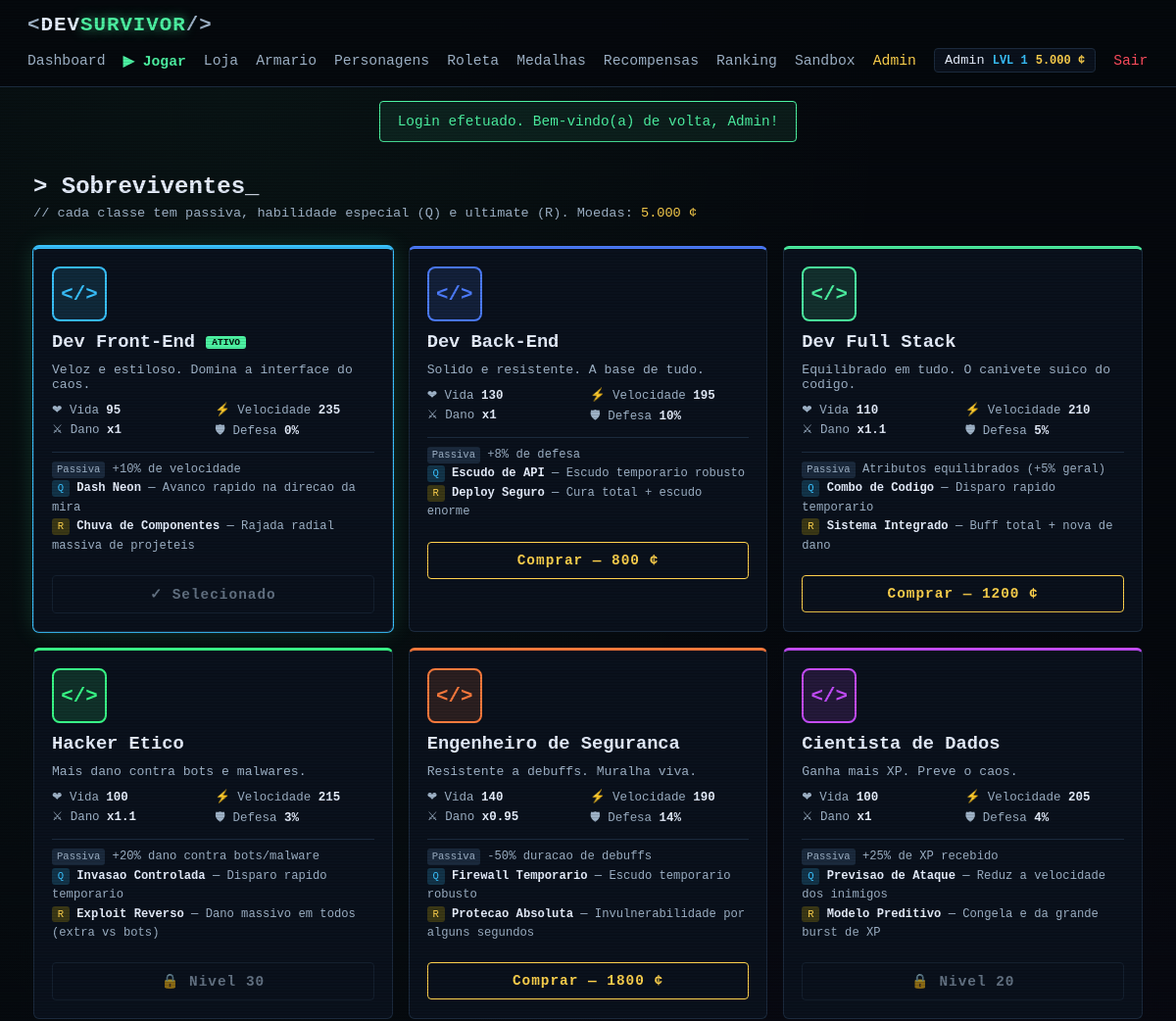
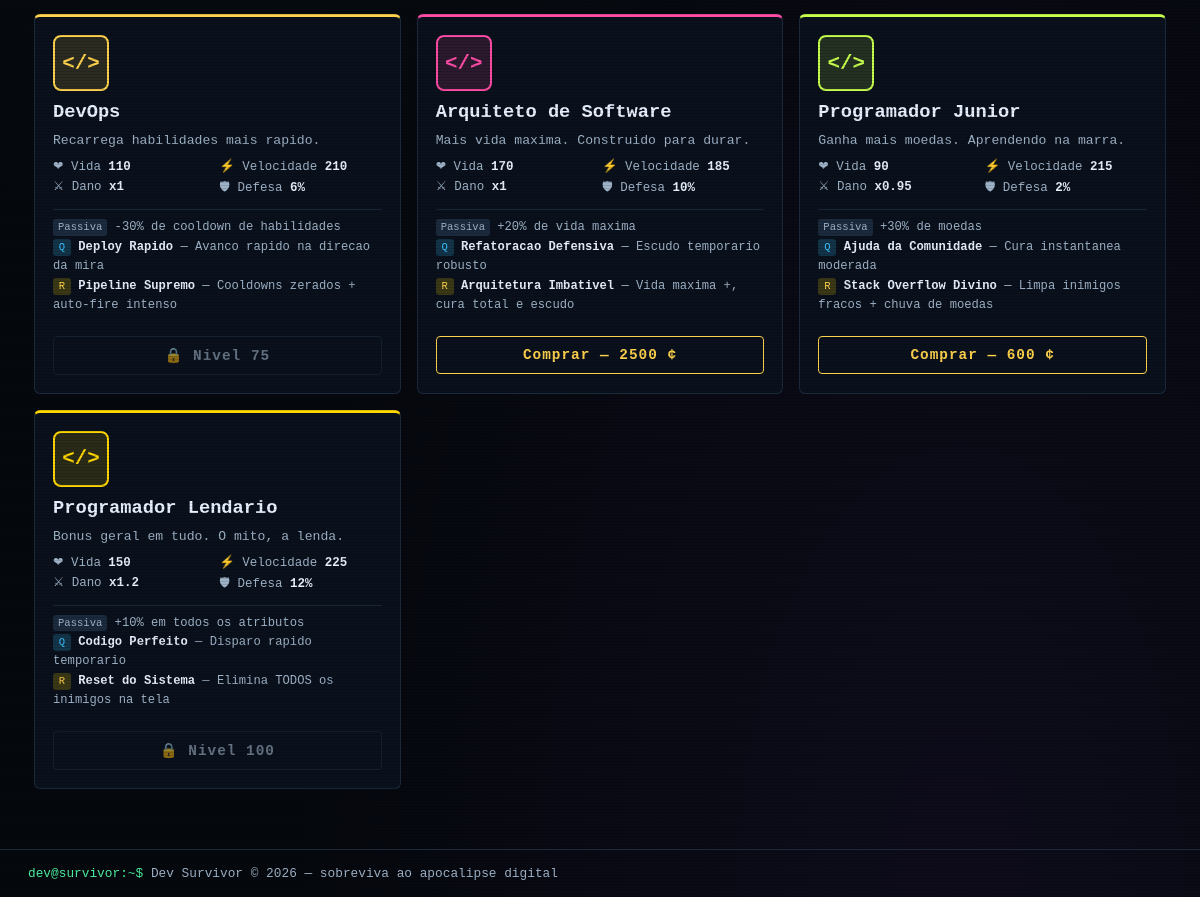
Screenshot of /pages/characters.php (signed in) with the database file from the repository (2 pictures, top to bottom).
### tables this page shows
CREATE TABLE players_stats (
  id                  INT UNSIGNED NOT NULL AUTO_INCREMENT,
  user_id             INT UNSIGNED NOT NULL,
  level               INT UNSIGNED NOT NULL DEFAULT 1,
  xp                  INT UNSIGNED NOT NULL DEFAULT 0,
  coins               INT UNSIGNED NOT NULL DEFAULT 0,
  total_score         BIGINT UNSIGNED NOT NULL DEFAULT 0,
  total_kills         INT UNSIGNED NOT NULL DEFAULT 0,
  total_matches       INT UNSIGNED NOT NULL DEFAULT 0,
  total_survival_time INT UNSIGNED NOT NULL DEFAULT 0,
  best_score          INT UNSIGNED NOT NULL DEFAULT 0,
  best_kills          INT UNSIGNED NOT NULL DEFAULT 0,
  best_survival_time  INT UNSIGNED NOT NULL DEFAULT 0,
  maps_completed      INT UNSIGNED NOT NULL DEFAULT 0,
  last_free_roulette  DATE NULL,
  created_at          TIMESTAMP NOT NULL DEFAULT CURRENT_TIMESTAMP,
  updated_at          TIMESTAMP NOT NULL DEFAULT CURRENT_TIMESTAMP ON UPDATE CURRENT_TIMESTAMP,
  PRIMARY KEY (id),
  UNIQUE KEY uq_stats_user (user_id),
  CONSTRAINT fk_stats_user FOREIGN KEY (user_id) REFERENCES users (id) ON DELETE CASCADE
);

CREATE TABLE users (
  id         INT UNSIGNED NOT NULL AUTO_INCREMENT,
  name       VARCHAR(60)  NOT NULL,
  email      VARCHAR(120) NOT NULL,
  password   VARCHAR(255) NOT NULL,
  is_admin   TINYINT(1)   NOT NULL DEFAULT 0,
  created_at TIMESTAMP    NOT NULL DEFAULT CURRENT_TIMESTAMP,
  updated_at TIMESTAMP    NOT NULL DEFAULT CURRENT_TIMESTAMP ON UPDATE CURRENT_TIMESTAMP,
  PRIMARY KEY (id),
  UNIQUE KEY uq_users_email (email)
);

CREATE TABLE characters (
  id             INT UNSIGNED NOT NULL AUTO_INCREMENT,
  name           VARCHAR(80)  NOT NULL,
  slug           VARCHAR(80)  NOT NULL,
  description    TEXT         NULL,
  base_health    INT UNSIGNED NOT NULL DEFAULT 100,
  base_speed     FLOAT        NOT NULL DEFAULT 210,
  base_damage    FLOAT        NOT NULL DEFAULT 1.0,    
  base_defense   FLOAT        NOT NULL DEFAULT 0,      
  passive_key    VARCHAR(30)  NOT NULL DEFAULT 'none',
  passive_value  FLOAT        NOT NULL DEFAULT 0,
  passive_desc   VARCHAR(160) NULL,
  special_name   VARCHAR(80)  NULL,
  special_key    VARCHAR(30)  NOT NULL DEFAULT 'none',
  special_desc   VARCHAR(160) NULL,
  ultimate_name  VARCHAR(80)  NULL,
  ultimate_key   VARCHAR(30)  NOT NULL DEFAULT 'none',
  ultimate_desc  VARCHAR(160) NULL,
  unlock_type    VARCHAR(20)  NOT NULL DEFAULT 'coins',  
  unlock_value   INT UNSIGNED NOT NULL DEFAULT 0,
  color          VARCHAR(20)  NOT NULL DEFAULT '#4df3a3',
  created_at     TIMESTAMP    NOT NULL DEFAULT CURRENT_TIMESTAMP,
  PRIMARY KEY (id),
  UNIQUE KEY uq_characters_slug (slug)
);

### includes/auth.php (called while the page is built, shortened)
<?php
require_once __DIR__ . '/../config/database.php';
function e($value): string
{
    return htmlspecialchars((string)$value, ENT_QUOTES, 'UTF-8');
}
function getFlashes(): array
{
    $flashes = $_SESSION['flash'] ?? [];
    return $flashes;
}
function isLoggedIn(): bool
{
    return isset($_SESSION['user_id']);
}
function isAdmin(): bool
{
    return isLoggedIn() && !empty($_SESSION['is_admin']);
}
function currentUser(): ?array
{
    static $user = null;
    static $loaded = false;
    if (!$loaded) {
        $loaded = true;
        if (isLoggedIn()) {
            $stmt = db()->prepare(
                'SELECT u.id, u.name, u.email, u.is_admin, u.created_at,
                        s.level, s.xp, s.coins, s.total_score, s.total_kills,
                        s.total_matches, s.total_survival_time,
                        s.best_score, s.best_kills, s.best_survival_time
                 FROM users u
                 LEFT JOIN players_stats s ON s.user_id = u.id
                 WHERE u.id = ?'
            );
            $stmt->execute([$_SESSION['user_id']]);
            $user = $stmt->fetch() ?: null;
        }
    }
    return $user;
}
require_once __DIR__ . '/helpers.php';

### config/database.php (called while the page is built, shortened)
<?php
function db(): PDO
{
    static $pdo = null;
    if ($pdo === null) {
        $dsn = 'mysql:host=' . DB_HOST . ';dbname=' . DB_NAME . ';charset=' . DB_CHARSET;
        try {
            $pdo = new PDO($dsn, DB_USER, DB_PASS, [
                PDO::ATTR_ERRMODE            => PDO::ERRMODE_EXCEPTION,
                PDO::ATTR_DEFAULT_FETCH_MODE => PDO::FETCH_ASSOC,
                PDO::ATTR_EMULATE_PREPARES   => false,
            ]);
        } catch (PDOException $e) {
            http_response_code(500);
            die(
                '<div style="font-family:monospace;background:#0a0f14;color:#ff4d5e;padding:40px;min-height:100vh">' .
                '<h1>[ERRO] Falha na conexao com o banco de dados</h1>' .
                '<p style="color:#9fb3c8">Verifique se o MySQL esta rodando no XAMPP e se o banco ' .
                '<strong style="color:#4df3a3">dev_survivor</strong> foi importado no phpMyAdmin (arquivo install.sql).</p>' .
                '<p style="color:#5c6b7a">Detalhe: ' . htmlspecialchars($e->getMessage(), ENT_QUOTES, 'UTF-8') . '</p>' .
                '</div>'
            );
        }
    }
    return $pdo;
}

### includes/helpers.php (called while the page is built, shortened)
<?php
function getLoadout(int $userId): array
{
    $stmt = db()->prepare('SELECT * FROM player_loadout WHERE user_id = ?');
    $stmt->execute([$userId]);
    $loadout = $stmt->fetch();
    return $loadout ?: [];
}

### pages/characters.php (the view, shortened to what this page needs)
<?php
require_once __DIR__ . '/../includes/auth.php';
$pdo = db();
$userId = (int)$_SESSION['user_id'];
$user = currentUser();
$accountLevel = (int)$user['level'];
$loadout = getLoadout($userId);
$activeCharId = (int)($loadout['character_id'] ?? 0);
$characters = $pdo->query('SELECT * FROM characters ORDER BY id')->fetchAll();
$owned = [];
$stmt = $pdo->prepare('SELECT character_id FROM player_characters WHERE user_id = ?');
$stmt->execute([$userId]);
foreach ($stmt->fetchAll() as $r) { $owned[(int)$r['character_id']] = true; }
require_once __DIR__ . '/../includes/header.php';
?>
<h1 class="page-title">&gt; Sobreviventes<span class="cursor">_</span></h1>
<p class="page-sub">// cada classe tem passiva, habilidade especial (Q) e ultimate (R). Moedas: <span class="tx-yellow"><?= e(number_format((int)$user['coins'],0,',','.')) ?> &cent;</span></p>
<section class="char-grid">
    <?php foreach ($characters as $c):
        $isOwned = isset($owned[(int)$c['id']]);
        $isActive = (int)$c['id'] === $activeCharId;
    ?>
        <div class="char-card <?= $isActive ? 'char-active' : '' ?>" style="--char-color: <?= e($c['color']) ?>">
            <div class="char-avatar" style="background: <?= e($c['color']) ?>22; border-color: <?= e($c['color']) ?>">
                <span style="color: <?= e($c['color']) ?>">&lt;/&gt;</span>
            </div>
            <h3><?= e($c['name']) ?><?= $isActive ? ' <span class="tag-active">ATIVO</span>' : '' ?></h3>
            <p class="char-desc"><?= e($c['description']) ?></p>
            <ul class="char-stats">
                <li>&#10084; Vida <strong><?= e($c['base_health']) ?></strong></li>
                <li>&#9889; Velocidade <strong><?= e((int)$c['base_speed']) ?></strong></li>
                <li>&#9876; Dano <strong>x<?= e($c['base_damage']) ?></strong></li>
                <li>&#128737; Defesa <strong><?= e(round($c['base_defense']*100)) ?>%</strong></li>
            </ul>
            <div class="char-abilities">
                <p><span class="ab-tag">Passiva</span> <?= e($c['passive_desc']) ?></p>
                <p><span class="ab-tag ab-q">Q</span> <strong><?= e($c['special_name']) ?></strong> — <?= e($c['special_desc']) ?></p>
                <p><span class="ab-tag ab-r">R</span> <strong><?= e($c['ultimate_name']) ?></strong> — <?= e($c['ultimate_desc']) ?></p>
            </div>
            <?php if ($isOwned): ?>
                <?php if ($isActive): ?>
                    <span class="btn btn-disabled btn-block">&#10003; Selecionado</span>
                <?php endif; ?>
            <?php elseif ($c['unlock_type'] === 'level'): ?>
                <span class="btn btn-disabled btn-block">&#128274; Nivel <?= e($c['unlock_value']) ?>
                    <?= $accountLevel >= (int)$c['unlock_value'] ? '(reivindique em Recompensas)' : '' ?></span>
            <?php else:  ?>
                <form method="post" action="<?= e(BASE_URL) ?>/pages/characters.php">
                    <button name="action" value="buy" class="btn btn-buy btn-block">Comprar — <?= e($c['unlock_value']) ?> &cent;</button>
                </form>
            <?php endif; ?>
        </div>
    <?php endforeach; ?>
</section>
<?php require_once __DIR__ . '/../includes/footer.php'; ?>

### includes/header.php (shortened to what this page needs)
<?php
require_once __DIR__ . '/auth.php';
$user = currentUser();
?>
<!DOCTYPE html>
<html lang="pt-BR">
<head>
    <link rel="stylesheet" href="<?= e(BASE_URL) ?>/assets/css/style.css">
</head>
<body>
<header class="topbar">
    <a class="logo" href="<?= e(BASE_URL) ?>/index.php">
        <span class="logo-bracket">&lt;</span>DEV<span class="logo-accent">SURVIVOR</span><span class="logo-bracket">/&gt;</span>
    </a>
    <nav class="nav">
        <?php if (isLoggedIn()): ?>
            <a href="<?= e(BASE_URL) ?>/pages/dashboard.php">Dashboard</a>
            <a href="<?= e(BASE_URL) ?>/pages/maps.php" class="nav-play">&#9654; Jogar</a>
            <a href="<?= e(BASE_URL) ?>/pages/store.php">Loja</a>
            <a href="<?= e(BASE_URL) ?>/pages/locker.php">Armario</a>
            <a href="<?= e(BASE_URL) ?>/pages/characters.php">Personagens</a>
            <a href="<?= e(BASE_URL) ?>/pages/roulette.php">Roleta</a>
            <a href="<?= e(BASE_URL) ?>/pages/medals.php">Medalhas</a>
            <a href="<?= e(BASE_URL) ?>/pages/rewards.php">Recompensas</a>
            <a href="<?= e(BASE_URL) ?>/pages/ranking.php">Ranking</a>
            <a href="<?= e(BASE_URL) ?>/pages/sandbox.php">Sandbox</a>
            <?php if (isAdmin()): ?>
                <a href="<?= e(BASE_URL) ?>/pages/admin.php" class="nav-admin">Admin</a>
            <?php endif; ?>
            <span class="nav-user">
                <span class="nav-user-name"><?= e($user['name'] ?? '') ?></span>
                <span class="nav-user-level">LVL <?= e($user['level'] ?? 1) ?></span>
                <span class="nav-user-coins"><?= e(number_format((int)($user['coins'] ?? 0), 0, ',', '.')) ?> &cent;</span>
            </span>
            <a href="<?= e(BASE_URL) ?>/logout.php" class="nav-logout">Sair</a>
        <?php else: ?>
            <a href="<?= e(BASE_URL) ?>/pages/ranking.php">Ranking</a>
            <a href="<?= e(BASE_URL) ?>/pages/login.php">Login</a>
            <a href="<?= e(BASE_URL) ?>/pages/register.php" class="nav-play">Criar Conta</a>
        <?php endif; ?>
    </nav>
</header>
<?php foreach (getFlashes() as $f): ?>
    <div class="flash flash-<?= e($f['type']) ?>"><?= e($f['message']) ?></div>
<?php endforeach; ?>
<main class="container">

### assets/css/style.css (style rules this page uses)
:root { --bg: #05080d; --bg-card: #0a111c; --bg-input: #0d1624; --border: #1b2a3d; --green: #4df3a3; --blue: #39c2ff; --purple: #9b4dff; --red: #ff4d5e; --orange: #ff9f1c; --yellow: #ffd24d; --pink: #ff4da6; --text: #e8f0ff; --text-dim: #9fb3c8; --mono: 'Consolas', 'Courier New', monospace; }
* { margin: 0; padding: 0; box-sizing: border-box; }
body { background: var(--bg); background-image: radial-gradient(ellipse at 20% 0%, rgba(77, 243, 163, 0.05), transparent 50%), radial-gradient(ellipse at 80% 100%, rgba(155, 77, 255, 0.06), transparent 50%); color: var(--text); font-family: var(--mono); min-height: 100vh; display: flex; flex-direction: column; }
a { color: var(--green); text-decoration: none; }
.tx-yellow { color: var(--yellow); }
.topbar { display: flex; justify-content: space-between; align-items: center; flex-wrap: wrap; gap: 12px; padding: 14px 28px; border-bottom: 1px solid var(--border); background: rgba(5, 8, 13, 0.9); position: sticky; top: 0; z-index: 100; }
.logo { font-size: 1.3rem; font-weight: bold; letter-spacing: 1px; color: var(--text); }
.logo-bracket { color: var(--text-dim); }
.logo-accent { color: var(--green); text-shadow: 0 0 12px rgba(77, 243, 163, 0.6); }
.nav { display: flex; align-items: center; gap: 18px; flex-wrap: wrap; }
.nav a { color: var(--text-dim); font-size: 0.92rem; }
.nav-play { color: var(--green) !important; font-weight: bold; }
.nav-admin { color: var(--yellow) !important; }
.nav-logout { color: var(--red) !important; }
.nav-user { display: inline-flex; align-items: center; gap: 8px; padding: 4px 10px; border: 1px solid var(--border); border-radius: 4px; background: var(--bg-card); }
.nav-user-name { color: var(--text); font-size: 0.85rem; }
.nav-user-level { color: var(--blue); font-size: 0.75rem; font-weight: bold; }
.container { flex: 1; width: 100%; max-width: 1180px; margin: 0 auto; padding: 32px 24px 60px; }
.flash { max-width: 1180px; margin: 14px auto 0; padding: 12px 18px; border-radius: 4px; font-size: 0.9rem; border: 1px solid; }
.flash-success { background: rgba(77, 243, 163, 0.08); border-color: var(--green); color: var(--green); }
.btn { display: inline-block; padding: 10px 22px; font-family: var(--mono); font-size: 0.9rem; font-weight: bold; letter-spacing: 1px; border: 1px solid var(--green); border-radius: 4px; background: transparent; color: var(--green); cursor: pointer; transition: all 0.15s; text-align: center; }
.btn-disabled { border-color: var(--border); color: var(--text-dim); cursor: not-allowed; opacity: 0.6; }
.btn-block { display: block; width: 100%; margin-top: 10px; }
.cursor { animation: blink 1.1s steps(1) infinite; }
.page-title { font-size: 1.5rem; margin-bottom: 6px; }
.page-sub { color: var(--text-dim); font-size: 0.85rem; margin-bottom: 26px; }
.nav-user-coins { color: var(--yellow); font-size: 0.75rem; font-weight: bold; }
.btn-buy { border-color: var(--yellow); color: var(--yellow); }
.char-grid { display: grid; grid-template-columns: repeat(auto-fill, minmax(280px, 1fr)); gap: 16px; }
.char-card { background: var(--bg-card); border: 1px solid var(--border); border-top: 3px solid var(--char-color, var(--green)); border-radius: 6px; padding: 18px; display: flex; flex-direction: column; gap: 10px; }
.char-card.char-active { box-shadow: 0 0 0 1px var(--char-color), 0 0 22px rgba(77,243,163,0.18); }
.char-avatar { width: 56px; height: 56px; border: 2px solid; border-radius: 8px; display: flex; align-items: center; justify-content: center; font-size: 1.3rem; font-weight: bold; }
.char-desc { font-size: 0.82rem; color: var(--text-dim); }
.char-stats { list-style: none; display: grid; grid-template-columns: 1fr 1fr; gap: 4px; font-size: 0.78rem; color: var(--text-dim); }
.char-stats strong { color: var(--text); }
.char-abilities { font-size: 0.76rem; color: var(--text-dim); line-height: 1.6; border-top: 1px solid var(--border); padding-top: 8px; }
.char-abilities strong { color: var(--text); }
.ab-tag { display: inline-block; min-width: 18px; padding: 0 5px; border-radius: 3px; background: var(--border); color: var(--text-dim); font-size: 0.66rem; text-align: center; }
.ab-tag.ab-q { background: rgba(57,194,255,0.2); color: var(--blue); }
.ab-tag.ab-r { background: rgba(255,215,0,0.2); color: var(--yellow); }
.tag-active { font-size: 0.6rem; background: var(--green); color: #04140c; padding: 1px 6px; border-radius: 3px; vertical-align: middle; }

### rows the page displays
players_stats: user.name "Admin", level "1", coins "5.000"
characters: name "Dev Front-End", shows "ATIVO", description "Veloz e estiloso. Domina a interface do caos.", base_health "95", base_speed "235", base_damage "1", $c['base_defense']*100 "0", passive_desc "+10% de velocidade", special_name "Dash Neon", special_desc "Avanco rapido na direcao da mira", ultimate_name "Chuva de Componentes", ultimate_desc "Rajada radial massiva de projeteis", shows "✓ Selecionado"
characters: name "Dev Back-End", description "Solido e resistente. A base de tudo.", base_health "130", base_speed "195", base_damage "1", $c['base_defense']*100 "10", passive_desc "+8% de defesa", special_name "Escudo de API", special_desc "Escudo temporario robusto", ultimate_name "Deploy Seguro", ultimate_desc "Cura total + escudo enorme", unlock_value "800"
characters: name "Dev Full Stack", description "Equilibrado em tudo. O canivete suico do codigo.", base_health "110", base_speed "210", base_damage "1.1", $c['base_defense']*100 "5", passive_desc "Atributos equilibrados (+5% geral)", special_name "Combo de Codigo", special_desc "Disparo rapido temporario", ultimate_name "Sistema Integrado", ultimate_desc "Buff total + nova de dano", unlock_value "1200"
characters: name "Hacker Etico", description "Mais dano contra bots e malwares.", base_health "100", base_speed "215", base_damage "1.1", $c['base_defense']*100 "3", passive_desc "+20% dano contra bots/malware", special_name "Invasao Controlada", special_desc "Disparo rapido temporario", ultimate_name "Exploit Reverso", ultimate_desc "Dano massivo em todos (extra vs bots)", unlock_value "30"
characters: name "Engenheiro de Seguranca", description "Resistente a debuffs. Muralha viva.", base_health "140", base_speed "190", base_damage "0.95", $c['base_defense']*100 "14", passive_desc "-50% duracao de debuffs", special_name "Firewall Temporario", special_desc "Escudo temporario robusto", ultimate_name "Protecao Absoluta", ultimate_desc "Invulnerabilidade por alguns segundos", unlock_value "1800"
characters: name "Cientista de Dados", description "Ganha mais XP. Preve o caos.", base_health "100", base_speed "205", base_damage "1", $c['base_defense']*100 "4", passive_desc "+25% de XP recebido", special_name "Previsao de Ataque", special_desc "Reduz a velocidade dos inimigos", ultimate_name "Modelo Preditivo", ultimate_desc "Congela e da grande burst de XP", unlock_value "20"
characters: name "DevOps", description "Recarrega habilidades mais rapido.", base_health "110", base_speed "210", base_damage "1", $c['base_defense']*100 "6", passive_desc "-30% de cooldown de habilidades", special_name "Deploy Rapido", special_desc "Avanco rapido na direcao da mira", ultimate_name "Pipeline Supremo", ultimate_desc "Cooldowns zerados + auto-fire intenso", unlock_value "75"
characters: name "Arquiteto de Software", description "Mais vida maxima. Construido para durar.", base_health "170", base_speed "185", base_damage "1", $c['base_defense']*100 "10", passive_desc "+20% de vida maxima", special_name "Refatoracao Defensiva", special_desc "Escudo temporario robusto", ultimate_name "Arquitetura Imbativel", ultimate_desc "Vida maxima +, cura total e escudo", unlock_value "2500"
characters: name "Programador Junior", description "Ganha mais moedas. Aprendendo na marra.", base_health "90", base_speed "215", base_damage "0.95", $c['base_defense']*100 "2", passive_desc "+30% de moedas", special_name "Ajuda da Comunidade", special_desc "Cura instantanea moderada", ultimate_name "Stack Overflow Divino", ultimate_desc "Limpa inimigos fracos + chuva de moedas", unlock_value "600"
characters: name "Programador Lendario", description "Bonus geral em tudo. O mito, a lenda.", base_health "150", base_speed "225", base_damage "1.2", $c['base_defense']*100 "12", passive_desc "+10% em todos os atributos", special_name "Codigo Perfeito", special_desc "Disparo rapido temporario", ultimate_name "Reset do Sistema", ultimate_desc "Elimina TODOS os inimigos na tela", unlock_value "100"

### other values shown
$f['message'] "Login efetuado. Bem-vindo(a) de volta, Admin!"
